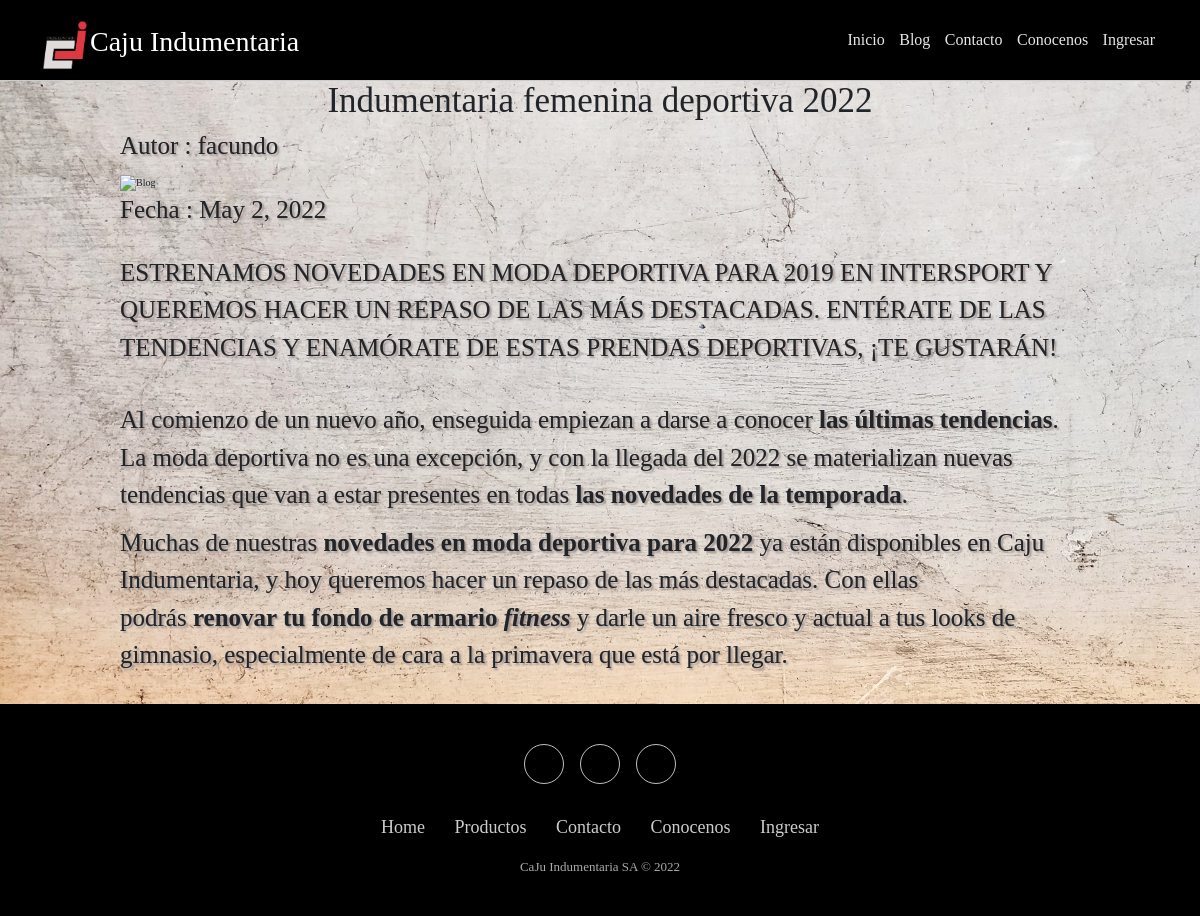
The app's page /detalleBlog/9, older data.
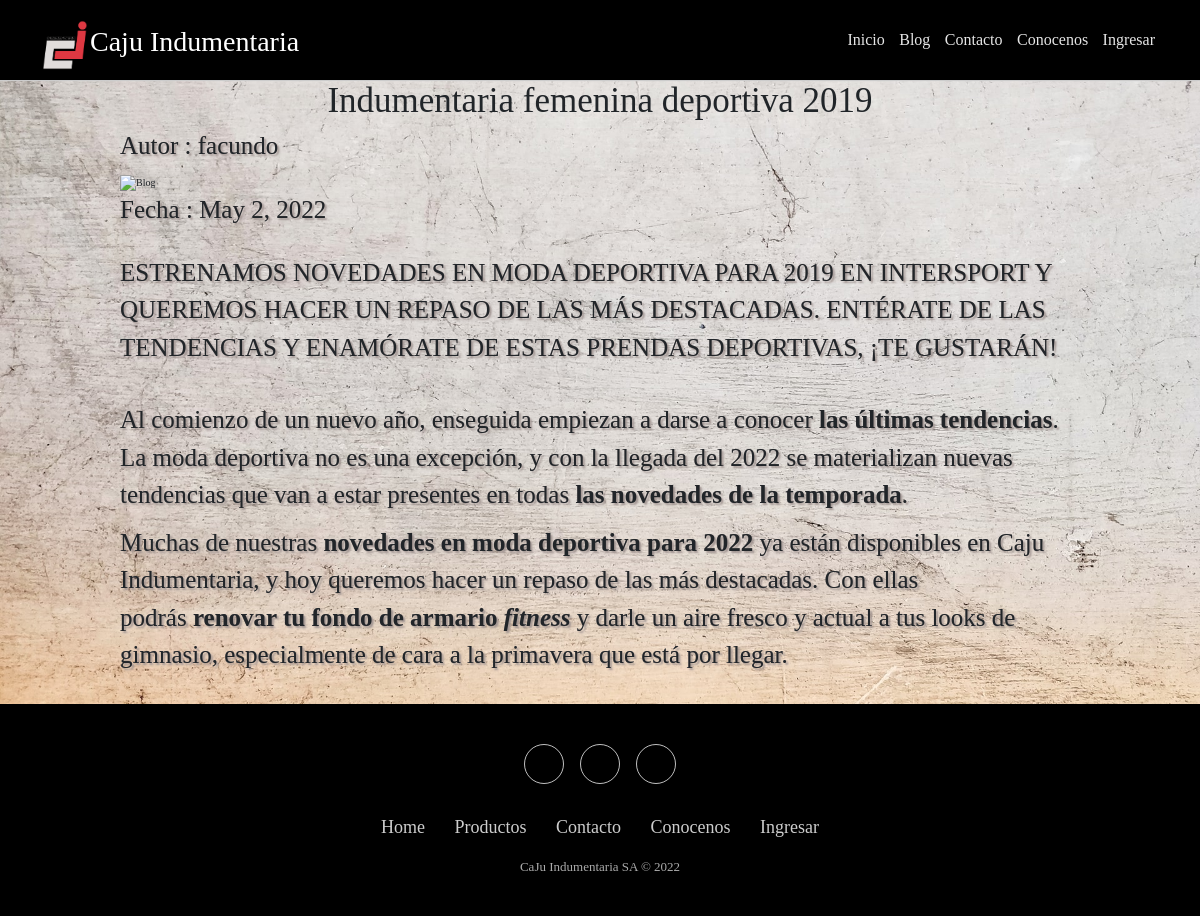
The same page, newer data.
### appAdministracionBlog/models.py (models this page shows)
class Blog (models.Model):
    titulo = models.CharField(max_length = 200)
    imagen = models.TextField()
    introduccion = models.CharField(max_length = 200)
    contenido = models.CharField(max_length = 200)
    fecha = models.DateField()
    usuario_id = models.ForeignKey(Usuario, on_delete=models.CASCADE)

class Usuario (models.Model):
    name = models.CharField(max_length= 75)
    email = models.CharField(max_length= 100)
    password = models.TextField()
    imagen = models.TextField()

### appAdministracionBlog/views.py (the view)
# urls.py: path('detalleBlog/<blogId>', views.mostrarDetalleBlog),
def mostrarDetalleBlog(request, blogId):
    infoBlog = Blog.objects.get(id = int(blogId))
    return render(request, 'pages/blogDetalle.html', {'blog': infoBlog})

### appAdministracionBlog/templates/pages/blogDetalle.html (shortened to what this page needs)
{% extends './../masterPage.html' %}
{% block contenido %}
<head>
{% load static %}
<link rel="stylesheet" href="{% static 'bootstrap-5.1.3-dist/css/bootstrap.min.css' %}">
<link rel="stylesheet" href="{% static 'css/styleMaster.css' %}">
<link rel="stylesheet" href="{% static 'css/styleBlogDetalle.css' %}">
</head>
<section>
    <div class='container'>
        <div class='row'>
        <div class='col-md-12'>
        <div class='blog-details'>
        <h2> {{blog.titulo}} </h2>
        <p>
           Autor : {{blog.usuario_id.name}}
        </p>
        <img src="{{blog.imagen}}" alt="Blog" style='width: 100%'>
        <p>
             Fecha : {{blog.fecha}}
        </p>
        <br>
        <p>
            {{blog.introduccion}}
        </p>
        <br>
        <p>
            {{blog.contenido |safe}}
        </p>
    </div>
    </div>
    </div>
    </div>
</section>
{% endblock  %}

### appAdministracionBlog/templates/masterPage.html (shortened to what this page needs)
<!DOCTYPE html>
<html lang="en">
<head>
    <link href="/bootstrap/bootstrap-5.1.3-dist/css/bootstrap.min.css" rel="stylesheet">
    <link rel="stylesheet" href="https://cdnjs.cloudflare.com/ajax/libs/font-awesome/6.1.1/css/all.min.css">
    <link rel="stylesheet" href="https://cdnjs.cloudflare.com/ajax/libs/twitter-bootstrap/4.1.3/css/bootstrap.min.css">
    <link rel="stylesheet" href="https://cdnjs.cloudflare.com/ajax/libs/ionicons/2.0.1/css/ionicons.min.css">
    {% load static %}
    <link rel="stylesheet" href="{% static 'bootstrap-5.1.3-dist/css/bootstrap.min.css' %}">
    <link rel="stylesheet" href="{% static 'css/styleMaster.css' %}">
</head>
<body style="background-image: url({% static 'img/background5.jpg' %})">
    <header class="header-fixed" >
        <div class="header-limiter">
            <h1><a href="/index/"><img src="{% static 'img/Caju_Logo.png' %}" style = 'width : 50px; height : 50px' alt="logo">Caju Indumentaria</a></h1>
            <nav>
                <a href="/index/">Inicio</a>
                <a href="/blog/" src="">Blog</a>
                <a href="/contact/">Contacto</a>
                <a href="/about/">Conocenos</a>
                {% if request.session.user_session is not None %}
                    <a href = '/admin/blog/'>Editar Blog</a>
                    <a href = '/admin/mostrarRecepcionMensaje/'>Mensajes</a>
                    <a href = '/cerrarSession/'>Cerrar Sesion</a>
                    <img id="imgMuestra" src= '{{request.session.user_imagen}}' style="width: 40px; height:40px;border:1px block black; border-radius: 15% ">
                {% else %}
                    <a href="#"  data-bs-toggle="modal" data-bs-target="#exampleModal">Ingresar</a>
                {% endif %}
            </nav>
        </div>
    </header>
   {% block contenido %}{% endblock  %}
    <div class="footer-basic">
        <footer>
            <div class="social"><a href="#"></a><a href="#"></a><a href="#"></a></div>
            <ul class="list-inline">
                <li class="list-inline-item"><a href="#">Home</a></li>
                <li class="list-inline-item"><a href="#">Productos</a></li>
                <li class="list-inline-item"><a href="#">Contacto</a></li>
                <li class="list-inline-item"><a href="#">Conocenos</a></li>
                <li class="list-inline-item"><a href="#">Ingresar</a></li>
            </ul>
            <p class="copyright">CaJu Indumentaria SA © 2022</p>
        </footer>
    </div>
</body>
</html>

### appAdministracionBlog/static/css/styleMaster.css (style rules this page uses)
.header-fixed { background-color:black; box-shadow:0 1px 1px #ccc; padding: 20px 40px; height: 80px; color: #ffffff; box-sizing: border-box; top:-100px; -webkit-transition:top 0.3s; transition:top 0.3s; }
.header-fixed .header-limiter { max-width: 1200px; text-align: center; margin: 0 auto; }
.header-fixed .header-limiter h1 { float: left; font: normal 28px Cookie, Arial, Helvetica, sans-serif; line-height: 40px; margin: 0; }
.header-fixed .header-limiter a { color: #ffffff; text-decoration: none; }
.header-fixed .header-limiter nav { font:16px Arial, Helvetica, sans-serif; line-height: 40px; float: right; }
.header-fixed .header-limiter nav a { display: inline-block; padding: 0 5px; text-decoration:none; color: #ffffff; opacity: 0.9; }
body { background-color: #999594; margin: 0; padding: 0; background-size: cover; background-position: center; }
.container { padding: 10px; }
:root { font-size: 10px; }
*, *::before, *::after { box-sizing: border-box; }
body { min-height: 100vh; background-color: #fafafa; }
.container { max-width: 100rem; margin: 0 auto; padding: 0 2rem 2rem; }
.footer-basic { padding:40px 0; background-color:black; color:white; }
.footer-basic ul { padding:0; list-style:none; text-align:center; font-size:18px; line-height:1.6; margin-bottom:0; }
.footer-basic li { padding:0 10px; }
.footer-basic ul a { color:inherit; text-decoration:none; opacity:0.8; }
.footer-basic .social { text-align:center; padding-bottom:25px; }
.footer-basic .social > a { font-size:24px; width:40px; height:40px; line-height:40px; display:inline-block; text-align:center; border-radius:50%; border:1px solid white; margin:0 8px; color:inherit; opacity:0.75; }
.footer-basic .copyright { margin-top:15px; text-align:center; font-size:13px; color:#aaa; margin-bottom:0; }

### appAdministracionBlog/static/css/styleBlogDetalle.css (style rules this page uses)
* { font-family: "Noto", serif; }
.blog-details h2 { font-size: 35px; text-align: center; }
.blog-details p { font-size: 25px; text-shadow: 0px 0px 0px #A09491, 2px 2px 2px #A09491; }

Row changes from the older to the newer data that the page shows:
changed Blog "facundo": titulo "Indumentaria femenina deportiva 2022" → "Indumentaria femenina deportiva 2019"
